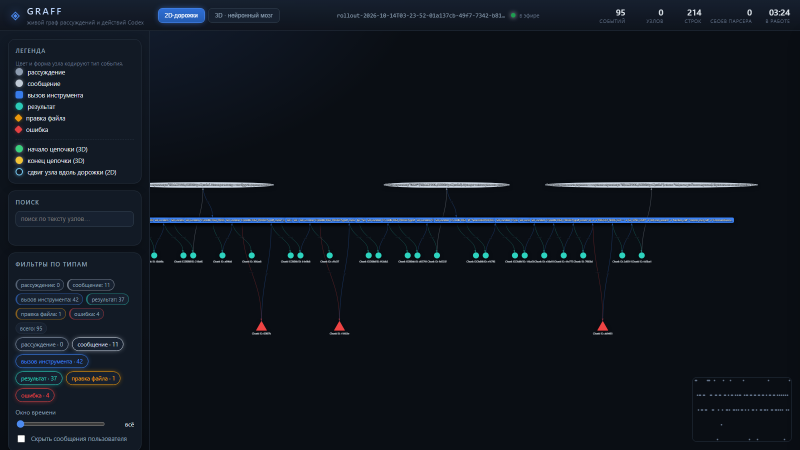
#> input picture docs/screenshots/app-2d.png, 1600 x 900 px (shown at 1/2 size)
$ python -i mermaid_local.py   (imports and definitions only)
#> lines starting #> are read from the running program, lines starting #| are printed output that depends on the picture; after the words box and inside, x2 and y2 are one past the last pixel; in counts of white or black regions, pixels touching at a corner belong together
#!/usr/bin/env python
"""Render Mermaid sources to PNG locally, without any online service.

Usage:
    python scripts/mermaid_local.py docs/diagrams/*.mmd

For every .mmd file next to it the script writes a small HTML page that pulls
the bundled mermaid.min.js, opens it in headless Chrome (fallback: Edge),
takes a screenshot and trims the white margins with Pillow. Result: a .png with
the same base name in docs/figures/.
"""

from __future__ import annotations

import glob
import os
import re
import shutil
import subprocess
import sys
import tempfile

from PIL import Image

BROWSERS = [
    r"C:\Program Files\Google\Chrome\Application\chrome.exe",
    r"C:\Program Files (x86)\Microsoft\Edge\Application\msedge.exe",
    r"C:\Program Files\Microsoft\Edge\Application\msedge.exe",
]

PAGE = """<!doctype html>
<html><head><meta charset="utf-8">
<style>
  html, body {{ margin: 0; padding: 0; background: #ffffff; }}
  body {{ padding: 20px; font-family: "Segoe UI", Arial, sans-serif; }}
</style>
<script src="{mermaid}"></script>
</head><body>
<pre class="mermaid">{code}</pre>
<script>mermaid.initialize({{ startOnLoad: true, theme: "default" }});</script>
</body></html>
"""

PAD = 18
WINDOW = "2000,1500"
MERMAID_DIR = os.path.join(os.getcwd(), "docs", "diagrams")

IMAGE_RE = re.compile(r"!\[[^\]]*\]\((?P<path>[^)]+)\)")
FENCE_RE = re.compile(r"```mermaid\s*\n(?P<code>.*?)```", re.DOTALL)


# [20 lines left out: functions pairs_from_markdown, find_browser, not called in this run]


def trim(path: str) -> tuple[int, int]:
#> called with path = '../docs/screenshots/app-2d.png'
    image = Image.open(path).convert("RGB")
#> image is the input picture: PIL image 1600x900 RGB; mean R, G, B 15.9, 21.9, 30.2
    mask = image.convert("L").point(lambda value: 0 if value > 245 else 255)
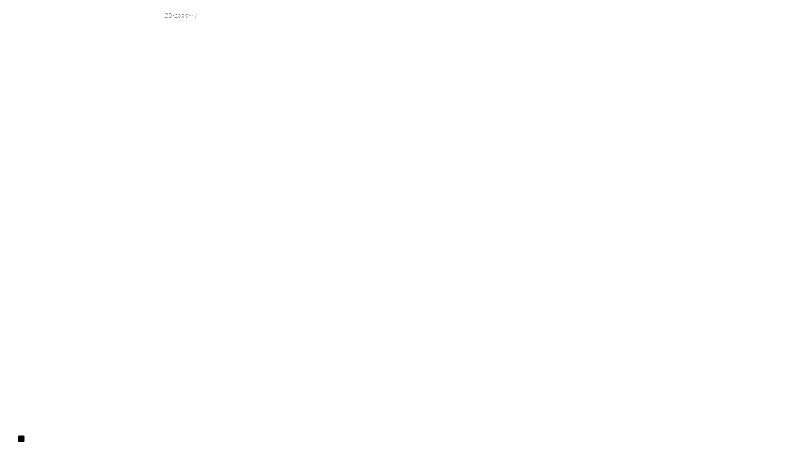
#> mask: PIL image 1600x900 L (shown at 1/2 size); 100% white; 25 black regions (24 under 20 px), largest, box (x1, y1, x2, y2) and area: (36, 871, 49, 884) 165
    box = mask.getbbox()
#> box = (0, 0, 1600, 900)
    if box:
        left = max(box[0] - PAD, 0)
#> left = 0
        top = max(box[1] - PAD, 0)
#> top = 0
        right = min(box[2] + PAD, image.width)
#> right = 1600
        bottom = min(box[3] + PAD, image.height)
#> bottom = 900
        image = image.crop((left, top, right, bottom))
    image.save(path, "PNG")
    return image.size


# [62 lines left out: functions render, main, not called in this run]


# [2 lines not run here, left out]

>>> result = trim('../docs/screenshots/app-2d.png')
#> result = (1600, 900)
